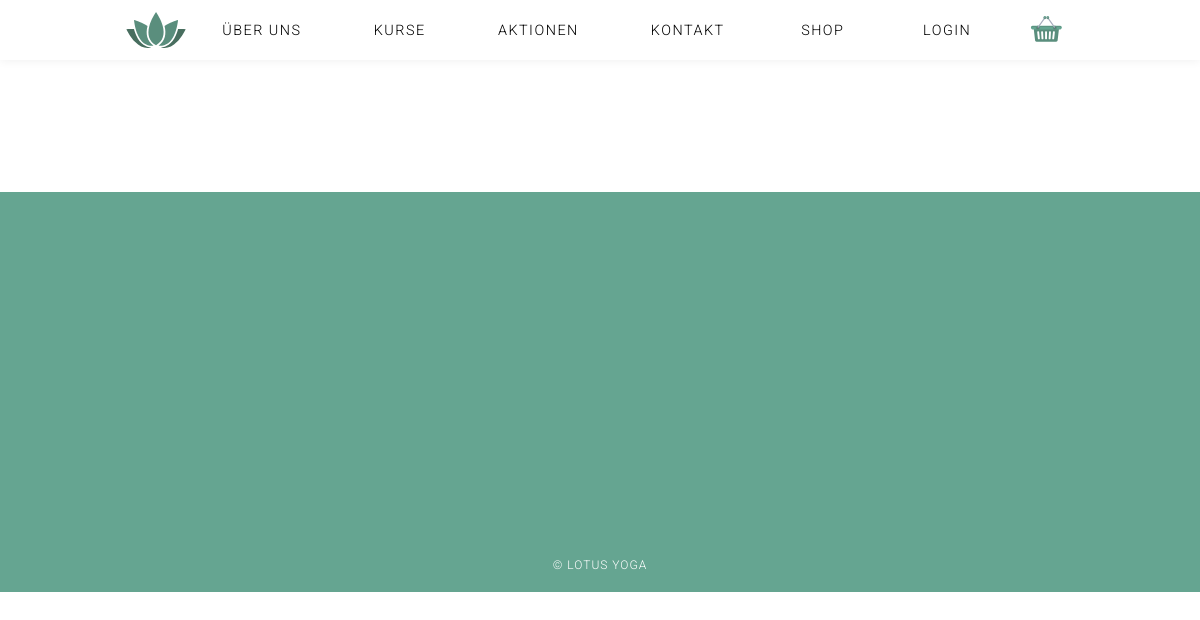
Before: /index.php?page=Impressum with the older database file.
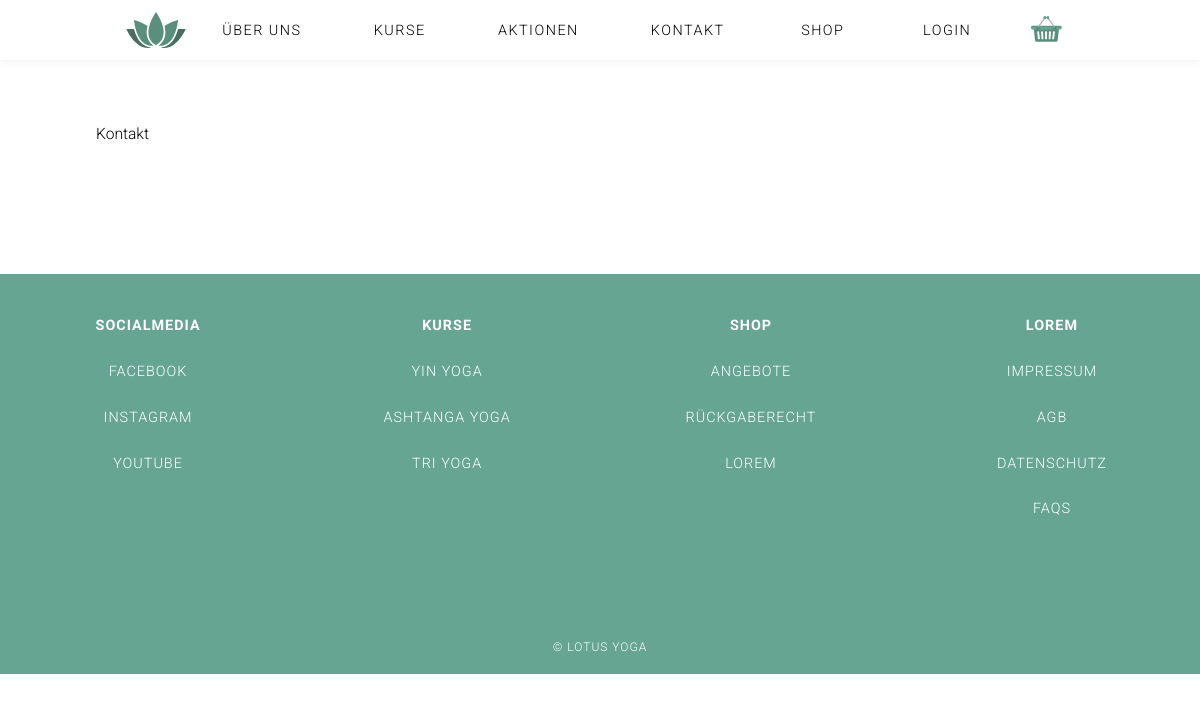
After: the same page with the newer database file.
### tables this page shows
CREATE TABLE IF NOT EXISTS `contents` (
  `id` int(11) NOT NULL,
  `_name` varchar(1000) NOT NULL,
  `type` varchar(150) NOT NULL,
  `content` varchar(1000) NOT NULL DEFAULT '',
  `sequence` int(11) NOT NULL,
  `is_active` tinyint(1) NOT NULL DEFAULT '1',
  `deleted_at` timestamp NULL DEFAULT NULL
);

### index.php (called while the page is built, shortened)
<?php
$content = ('content/');
include('functions/load_content.php');
include('functions/user_functions.php');
include('header.php');
if( ! isset($_GET['page']) ){
	$page = "home";
}else{
	$page = $_GET['page'];
}
if($page){
	$content .= $page .".php";
}
include($content);
include('footer.php');
?>

### functions/user_functions.php (called while the page is built)
<?php
function is_logged_in() {
    return (isset($_SESSION["logged_in"]) && $_SESSION["logged_in"] == true);
}

### functions/load_Content.php (called while the page is built, shortened)
<?php
function get_specific_content_data($table_name, $where, $equals){
    global $link;
    $sql = "SELECT * FROM " .$table_name. " WHERE ". $where . " = " . $equals . " AND deleted_at IS NULL ";
    $res = mysqli_query($link, $sql);
    return $res;
}
function get_ordered_content_data($table_name, $where, $equals, $order_by, $asc_desc){
    global $link;
    $sql = "SELECT * FROM " .$table_name. " WHERE ". $where . " = '" . $equals ."' ORDER BY ".$order_by." ". $asc_desc;
    $res = mysqli_query($link, $sql);
    return $res;
}
$impressum = get_specific_content_data('contents', 'id', 15);
$footer = get_ordered_content_data('contents', '_name', 'footer', 'sequence', 'asc');
?>

### content/impressum.php (the view)
<section class="content-wrapper footer-content">
  <?php
  while( $row = mysqli_fetch_assoc($impressum) ) {
    ?>
    <h2><?php echo $row['headline']; ?></h2>
    <p><?php echo $row['content']; ?></p>
    <?php
  }
  ?>
</section>

### header.php (shortened to what this page needs)
<!DOCTYPE html>
<html lang="de">
<head>
    <link rel="stylesheet" href="css/styles.css">
    <link rel="stylesheet" href="font/fontawesome/css/font-awesome.min.css">
</head>
<body onunload="GUnload()" class="body">
  <?php
  if(!isset($_GET['page']) || $_GET['page'] == 'home') {
    $class = 'header_home';
  }else{
    $class = '';
  }
  if(isset($_COOKIE['landingpage'])){
    $no_landingpage = 'header_no_landingpage';
  }else{
    $no_landingpage = '';
  }
  ?>
  <header class="header <?php echo $class.' '.$no_landingpage;?>">
    <h1 class="logo">
  	  <a href="index.php?page=home#about_us">
  		</a>
  	</h1>
    <nav class="nav nav_main">
      <ul>
    	  <li><a href="<?php if( !isset($_GET['page']) || $_GET['page'] == 'home' ){echo '#about_us';}else{echo 'index.php?page=home#about_us';} ?>">Über uns</a></li>
    	  <li><a href="<?php if( !isset($_GET['page']) || $_GET['page'] == 'home' ){echo '#course';}else{echo 'index.php?page=home#course';} ?>">Kurse</a></li>
        <li><a href="<?php if( !isset($_GET['page']) || $_GET['page'] == 'home' ){echo '#saleproducts_main';}else{echo 'index.php?page=home#saleproducts_main';} ?>">Aktionen</a></li>
          <li><a href="<?php if( !isset($_GET['page']) || $_GET['page'] == 'home' ){echo '#contact';}else{echo 'index.php?page=home#contact';} ?>">Kontakt</a></li>
          <li><a href="index.php?page=Shop">Shop</a></li>
        <li>
            <?php if( !is_logged_in() && !isset($_SESSION["is_admin"])){ echo "<a href='index.php?page=Registrieren'>Login</a>"; } ?>
        </li>
          <li class="cart"><a href="index.php?page=Warenkorb">CART</a></li>
  		</ul>
  	</nav>
  </header>

### footer.php (shortened to what this page needs)
  <footer class="footer_main">
    <section class="links_footer" >
<?php
    $cnt = 0;
    while( $row = mysqli_fetch_assoc($footer) ){
      if($row['type'] == 'subheadline'){
          if($cnt != 0){
            echo '</ul>';
          }
          echo '<ul><li><h4>'.$row["content"].'</h4></li>';
      }else{
          echo '<li><a href="'.$row["content"].'">'.$row["type"].'</a>';
      }
      $cnt++;
    }
    ?>
    </section>
    <small class="copyright">
      &copy; Lotus Yoga
    </small>
  </footer>
</body>
</html>

### css/styles.css (style rules this page uses)
* { font-family: 'Roboto', Helvetica, Verdana, sans-serif; box-sizing: border-box; margin: 0; padding: 0; list-style: none; text-decoration: none; }
html { position: relative; }
.body { margin: 0; }
p { font-size: 1.1em; font-weight: 100; line-height: 6vh; }
a { color: inherit; }
.header { z-index: 500; display: flex; width: 100%; height: 120px; transition: background-color 0.3s ease-in-out; background-color: transparent; align-items: center; justify-content: center; color: #fff; position: absolute; top: calc(100vh - 100px); }
.header .logo, .header .cart { visibility: hidden; transition: all 0.8s ease-in-out; }
.header.fixed .logo, .header.fixed .cart, .header.header_no_landingpage .logo, .header.header_no_landingpage .cart { visibility: visible; }
.header.fixed, .header.header_no_landingpage { position: fixed; top: 0; left: 0; width: 100%; background-color: #ffffff; color: #000; }
.header.tiny { height: 60px; color: #000; background-color: #fff; box-shadow: 0 0 10px #eee; }
.logo, .cart { width: 60px; height: 50px; text-indent: -99999px; background-repeat: no-repeat; background-position: center; }
.logo { margin-left: 10px; background-image: url(../img/logo.svg); background-size: cover; }
.cart { transition: 0.3s; background-image: url(../img/shop-images/cart.svg); background-size: contain; }
.cart a { width: 100% !important; height: 100% !important; padding: 0 !important; }
.nav li:last-child:before { visibility: hidden; }
.logo a, .cart a { display: block; height: 100%; }
.nav ul { display: flex; align-items: center; text-align: center; }
.nav ul li { text-transform: uppercase; font-size: 0.9em; letter-spacing: 1.5px; font-weight: 300; min-width: 110px; max-width: 200px; text-align: center; margin: 0 0.5em; }
.nav ul li.cart, .nav ul li:last-child { min-width:auto; }
.nav ul li a { padding: 1em 2em; display: block; transition: all 0.5s ease-in-out; text-shadow: 1px 1px 1px #656565; }
.nav ul li.cart a, .nav ul li:last-child a { padding:0; }
.fixed .nav ul li a, .header_no_landingpage .nav ul li a { text-shadow: none; }
.tiny .nav ul li a { text-shadow: none; }
.cart a { display: block; box-sizing: content-box; padding: 0 20px; }
.content-wrapper { position: relative; z-index: 50; padding: 8vw; background-color: #fff; text-align: center; }
.footer-content p { font-weight: 300; }
.footer-content h2 { color: #65a591; margin-bottom: 1.25em; font-size: 2em; font-weight: 400; }
.content-wrapper h2 { font-size: 2em; font-weight: 300; padding: 1vw 0vw; margin: 0 35vw; text-align: center; text-transform: uppercase; }
.content-wrapper p { font-size: 1.3vw; line-height: 1.8; margin-bottom: 30px; text-align: justify; }
.footer_main h4 { padding: 1em 0em; }
.footer_main { padding-top: 2em; height: 400px; background-color: #65a591; color: #fff; text-transform: uppercase; font-size: 0.9em; letter-spacing: 1px; font-weight: 300; text-align: center; position: relative; }
.links_footer { display: flex; justify-content: space-around; }
.links_footer ul li a { transition: all 0.5s ease-in-out; display: block; padding: 1em; min-width: 150px; }
.copyright { display: block; text-align: center; position: absolute; left: 0; right: 0; bottom: 20px; }

Changed rows visible on the page:
added contents: content "Kontakt"
added contents: content "SOCIALMEDIA"
added contents: type "FACEBOOK"
added contents: type "INSTAGRAM"
added contents: type "YOUTUBE"
added contents: content "KURSE"
added contents: type "YIN YOGA"
added contents: type "ASHTANGA YOGA"
added contents: type "TRI YOGA"
added contents: content "SHOP"
added contents: type "ANGEBOTE"
added contents: type "RÜCKGABERECHT"
added contents: type "LOREM"
added contents: content "LOREM"
added contents: type "IMPRESSUM"
added contents: type "AGB"
added contents: type "DATENSCHUTZ"
added contents: type "FAQS"
